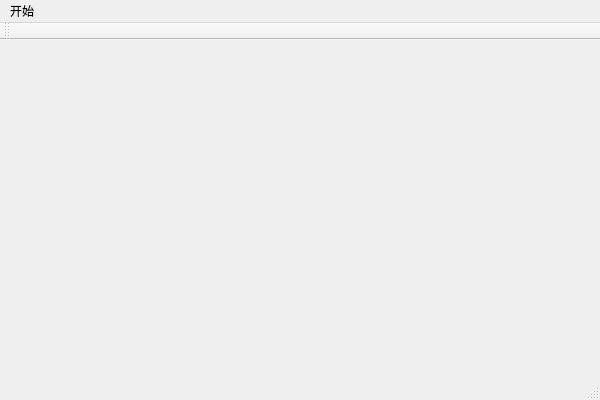
<?xml version="1.0" encoding="UTF-8"?>
<ui version="4.0">
 <class>qgisDemoClass</class>
 <widget class="QMainWindow" name="qgisDemoClass">
  <property name="geometry">
   <rect>
    <x>0</x>
    <y>0</y>
    <width>600</width>
    <height>400</height>
   </rect>
  </property>
  <property name="windowTitle">
   <string>qgisDemo</string>
  </property>
  <widget class="QWidget" name="centralWidget"/>
  <widget class="QMenuBar" name="menuBar">
   <property name="geometry">
    <rect>
     <x>0</x>
     <y>0</y>
     <width>600</width>
     <height>23</height>
    </rect>
   </property>
   <widget class="QMenu" name="menu">
    <property name="title">
     <string>开始</string>
    </property>
    <addaction name="actionaddVectorLayer"/>
    <addaction name="actionaddRasterLaer"/>
    <addaction name="actionlayerProperty"/>
    <addaction name="actionstyleManager"/>
   </widget>
   <addaction name="menu"/>
  </widget>
  <widget class="QToolBar" name="mainToolBar">
   <attribute name="toolBarArea">
    <enum>TopToolBarArea</enum>
   </attribute>
   <attribute name="toolBarBreak">
    <bool>false</bool>
   </attribute>
  </widget>
  <widget class="QStatusBar" name="statusBar"/>
  <action name="actionaddVectorLayer">
   <property name="text">
    <string>添加矢量图层</string>
   </property>
  </action>
  <action name="actionaddRasterLaer">
   <property name="text">
    <string>添加栅格图层</string>
   </property>
  </action>
  <action name="actionlayerProperty">
   <property name="text">
    <string>属性表</string>
   </property>
  </action>
  <action name="actionstyleManager">
   <property name="text">
    <string>风格管理器</string>
   </property>
  </action>
 </widget>
 <layoutdefault spacing="6" margin="11"/>
 <resources>
  <include location="qgisDemo.qrc"/>
 </resources>
 <connections/>
</ui>
